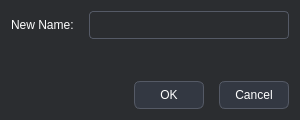
<?xml version="1.0" encoding="UTF-8"?>
<ui version="4.0">
 <class>RenameDialog</class>
 <widget class="QDialog" name="RenameDialog">
  <property name="geometry">
   <rect>
    <x>0</x>
    <y>0</y>
    <width>300</width>
    <height>120</height>
   </rect>
  </property>
  <property name="maximumSize">
   <size>
    <width>300</width>
    <height>120</height>
   </size>
  </property>
  <property name="windowTitle">
   <string>Rename Project</string>
  </property>
  <property name="styleSheet">
   <string notr="true">QDialog {
    background-color: rgb(43, 45, 48);
    color: white;
}

QLabel {
    color: white;
    font-family: &quot;Pixel Mixed&quot;;
    font-size: 12px;
}

QLineEdit {
    background-color: rgb(43, 45, 48);
    color: white;
    padding: 5px;
    border: 1px solid rgb(85, 90, 102);
    border-radius: 4px;
    font-family: &quot;Pixel Mixed&quot;;
    font-size: 12px;
}

QPushButton {
    background-color: #333842;
    border: 1px solid #555A66;
    border-radius: 6px;
    color: white;
    padding: 6px 6px;
    font-family: &quot;Pixel Mixed&quot;;
    font-size: 12px;
}

QPushButton:hover {
    background-color: #4B5362;
    color: white;
}

QPushButton:pressed {
    background-color: #2B2F38;
    color: white;
}</string>
  </property>
  <layout class="QVBoxLayout" name="verticalLayout">
   <property name="spacing">
    <number>15</number>
   </property>
   <item>
    <layout class="QHBoxLayout" name="horizontalLayout_1">
     <item>
      <widget class="QLabel" name="label_name">
       <property name="text">
        <string>New Name:</string>
       </property>
      </widget>
     </item>
     <item>
      <widget class="QLineEdit" name="nameEdit"/>
     </item>
    </layout>
   </item>
   <item>
    <spacer name="verticalSpacer">
     <property name="orientation">
      <enum>Qt::Orientation::Vertical</enum>
     </property>
     <property name="sizeHint" stdset="0">
      <size>
       <width>20</width>
       <height>40</height>
      </size>
     </property>
    </spacer>
   </item>
   <item>
    <layout class="QHBoxLayout" name="horizontalLayout_buttons">
     <item>
      <spacer name="horizontalSpacer">
       <property name="orientation">
        <enum>Qt::Orientation::Horizontal</enum>
       </property>
       <property name="sizeHint" stdset="0">
        <size>
         <width>40</width>
         <height>20</height>
        </size>
       </property>
      </spacer>
     </item>
     <item>
      <widget class="QPushButton" name="okButton">
       <property name="minimumSize">
        <size>
         <width>70</width>
         <height>28</height>
        </size>
       </property>
       <property name="maximumSize">
        <size>
         <width>70</width>
         <height>28</height>
        </size>
       </property>
       <property name="text">
        <string>OK</string>
       </property>
       <property name="default">
        <bool>true</bool>
       </property>
      </widget>
     </item>
     <item>
      <widget class="QPushButton" name="cancelButton">
       <property name="minimumSize">
        <size>
         <width>70</width>
         <height>28</height>
        </size>
       </property>
       <property name="maximumSize">
        <size>
         <width>70</width>
         <height>28</height>
        </size>
       </property>
       <property name="text">
        <string>Cancel</string>
       </property>
      </widget>
     </item>
    </layout>
   </item>
  </layout>
 </widget>
 <resources/>
 <connections/>
</ui>
